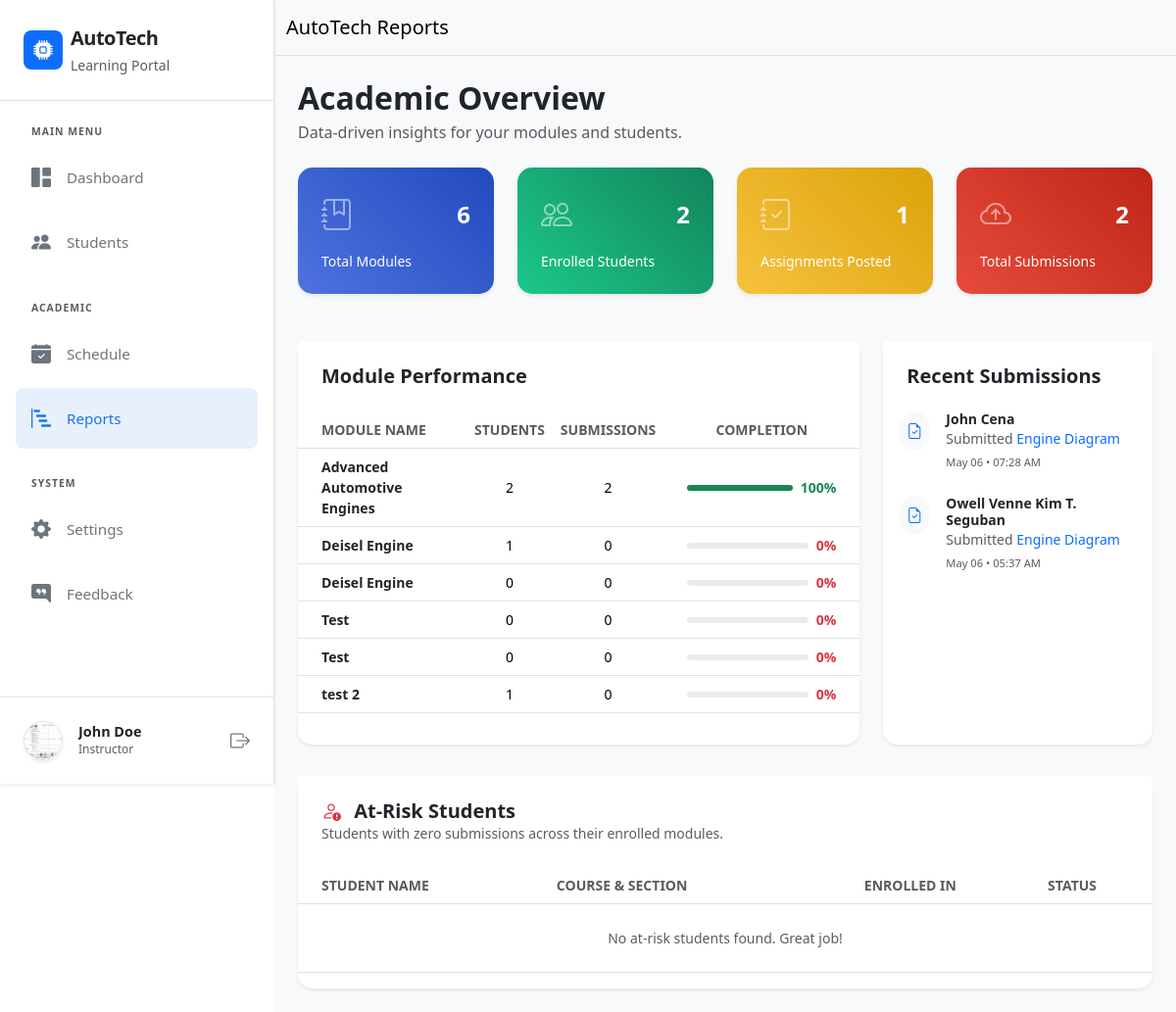
/reports.php (signed in), run on an earlier commit of the app's database.
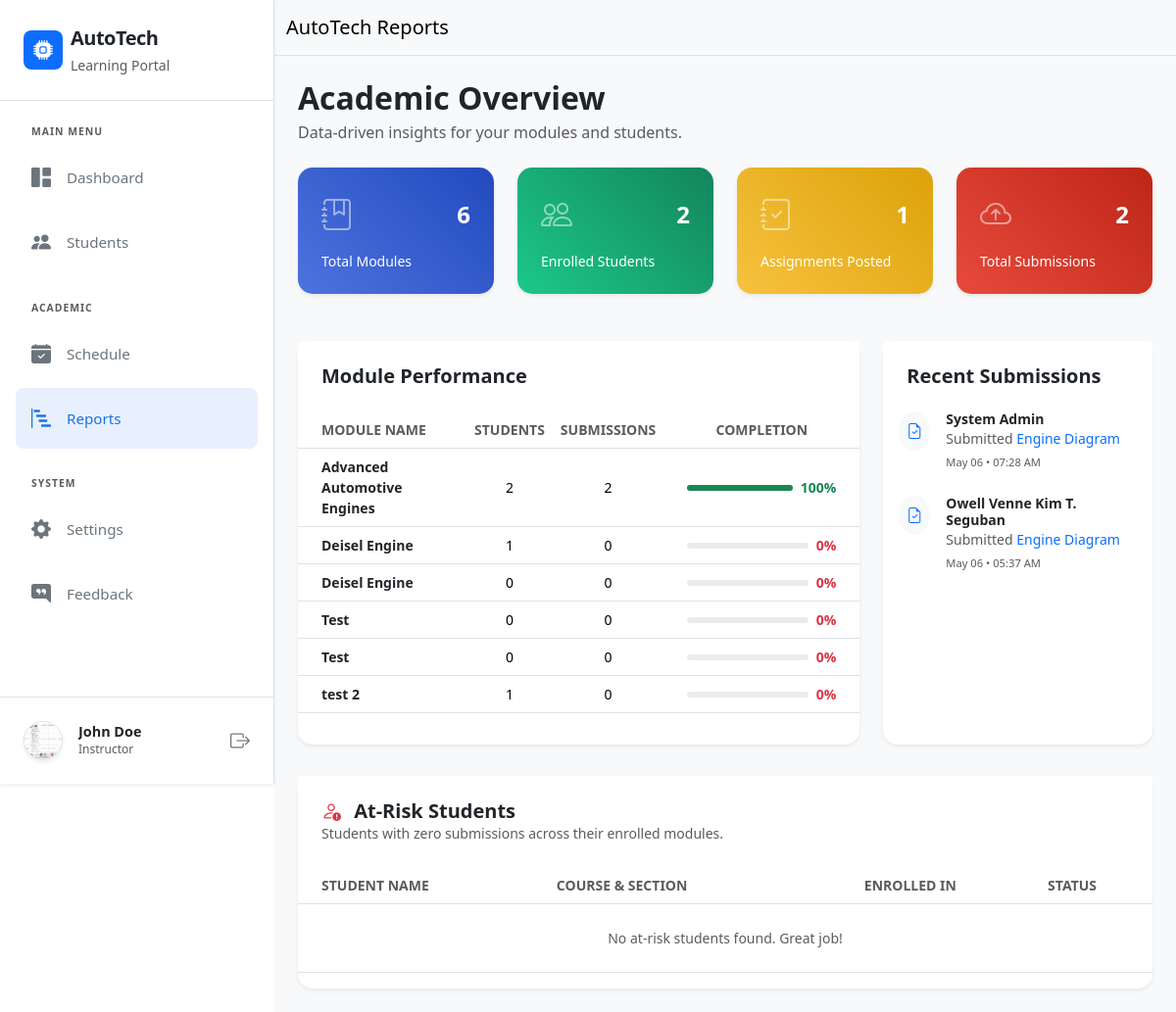
And on a later commit of the database.
### tables this page shows
CREATE TABLE `submissions` (
  `submission_id` int(11) NOT NULL,
  `assignment_id` int(11) NOT NULL,
  `user_id` int(11) NOT NULL,
  `submission_text` text DEFAULT NULL,
  `file_path` varchar(255) DEFAULT NULL,
  `submitted_at` timestamp NOT NULL DEFAULT current_timestamp()
);

CREATE TABLE `users` (
  `user_id` int(11) NOT NULL,
  `fullname` varchar(255) NOT NULL,
  `email` varchar(255) NOT NULL,
  `password` varchar(255) NOT NULL,
  `role` enum('instructor','student','admin') NOT NULL,
  `course` varchar(100) NOT NULL,
  `year_level` varchar(50) NOT NULL,
  `section` varchar(50) NOT NULL,
  `profile_pic` varchar(100) NOT NULL,
  `created_at` timestamp NOT NULL DEFAULT current_timestamp()
);

CREATE TABLE `assignments` (
  `assignment_id` int(11) NOT NULL,
  `module_id` int(11) NOT NULL,
  `title` varchar(255) NOT NULL,
  `instructions` text DEFAULT NULL,
  `deadline` datetime NOT NULL,
  `created_at` timestamp NOT NULL DEFAULT current_timestamp()
);

### reports.php (the view, shortened to what the changed rows need)
<?php include 'includes/header.php'; ?>
<?php include 'database/dbconn.php'; ?>
<?php
$userId = $_SESSION['user_id'];
$role = $_SESSION['role'];
if ($role == 'instructor') {
    $total_modules = mysqli_fetch_assoc(mysqli_query($conn, "SELECT COUNT(*) as total FROM module WHERE user_id = '$userId'"))['total'];
    $total_students = mysqli_fetch_assoc(mysqli_query($conn, "SELECT COUNT(DISTINCT e.user_id) as total FROM enrollments e JOIN module m ON e.module_id = m.module_id WHERE m.user_id = '$userId' AND e.status = 'accepted'"))['total'];
    $total_assignments = mysqli_fetch_assoc(mysqli_query($conn, "SELECT COUNT(*) as total FROM assignments a JOIN module m ON a.module_id = m.module_id WHERE m.user_id = '$userId'"))['total'];
    $total_submissions = mysqli_fetch_assoc(mysqli_query($conn, "SELECT COUNT(*) as total FROM submissions s JOIN assignments a ON s.assignment_id = a.assignment_id JOIN module m ON a.module_id = m.module_id WHERE m.user_id = '$userId'"))['total'];
}
?>
<div class="d-flex" id="wrapper">
    <?php include 'includes/sidebar.php'; ?>
    <div id="page-content-wrapper" class="w-100">
        <div class="container-fluid p-4" style="background-color: #f8f9fa; min-height: 100vh;">
            <div class="d-flex justify-content-between align-items-center mb-4">
                <div>
                    <h2 class="fw-bold text-dark mb-1"><?php echo ($role == 'instructor') ? 'Academic Overview' : 'My Learning Progress'; ?></h2>
                </div>
            </div>
            <div class="row g-2 g-md-4 mb-5">
                <?php if($role == 'instructor'): ?>
                    <div class="col-6 col-md-3">
                        <a href="dashboard.php" class="text-decoration-none transition-hover d-block">
                            <div class="card border-0 shadow-sm" style="border-radius: 15px; background: linear-gradient(45deg, #4e73df, #224abe);">
                                <div class="card-body p-3 p-md-4 text-white">
                                    <div class="d-flex justify-content-between align-items-center mb-2 mb-md-3">
                                        <h2 class="fw-bold mb-0" style="font-size: 1.5rem;"><?php echo $total_modules; ?></h2>
                                    </div>
                                </div>
                            </div>
                        </a>
                    </div>
                    <div class="col-6 col-md-3">
                        <a href="students.php" class="text-decoration-none transition-hover d-block">
                            <div class="card border-0 shadow-sm" style="border-radius: 15px; background: linear-gradient(45deg, #1cc88a, #13855c);">
                                <div class="card-body p-3 p-md-4 text-white">
                                    <div class="d-flex justify-content-between align-items-center mb-2 mb-md-3">
                                        <h2 class="fw-bold mb-0" style="font-size: 1.5rem;"><?php echo $total_students; ?></h2>
                                    </div>
                                </div>
                            </div>
                        </a>
                    </div>
                    <div class="col-6 col-md-3">
                        <a href="dashboard.php" class="text-decoration-none transition-hover d-block">
                            <div class="card border-0 shadow-sm" style="border-radius: 15px; background: linear-gradient(45deg, #f6c23e, #dda20a);">
                                <div class="card-body p-3 p-md-4 text-white">
                                    <div class="d-flex justify-content-between align-items-center mb-2 mb-md-3">
                                        <h2 class="fw-bold mb-0" style="font-size: 1.5rem;"><?php echo $total_assignments; ?></h2>
                                    </div>
                                </div>
                            </div>
                        </a>
                    </div>
                    <div class="col-6 col-md-3">
                        <a href="dashboard.php" class="text-decoration-none transition-hover d-block">
                            <div class="card border-0 shadow-sm" style="border-radius: 15px; background: linear-gradient(45deg, #e74a3b, #be2617);">
                                <div class="card-body p-3 p-md-4 text-white">
                                    <div class="d-flex justify-content-between align-items-center mb-2 mb-md-3">
                                        <h2 class="fw-bold mb-0" style="font-size: 1.5rem;"><?php echo $total_submissions; ?></h2>
                                    </div>
                                </div>
                            </div>
                        </a>
                    </div>
                <?php endif; ?>
            </div>
            <div class="row g-4">
                <div class="col-lg-8">
                    <div class="card border-0 shadow-sm h-100" style="border-radius: 15px;">
                        <div class="card-body px-0">
                            <div class="table-responsive">
                                <table class="table table-hover align-middle">
                                    <thead class="bg-light">
                                        <tr>
                                            <th class="ps-4 small text-uppercase fw-bold text-muted">Module Name</th>
                                            <th class="text-center small text-uppercase fw-bold text-muted"><?php echo ($role == 'instructor') ? 'Students' : 'Tasks'; ?></th>
                                            <th class="text-center small text-uppercase fw-bold text-muted">Submissions</th>
                                            <th class="text-center small text-uppercase fw-bold text-muted">Completion</th>
                                        </tr>
                                    </thead>
                                </table>
                            </div>
                        </div>
                    </div>
                </div>
                <div class="col-lg-4">
                    <div class="card border-0 shadow-sm h-100" style="border-radius: 15px;">
                        <div class="card-body">
                            <?php
                            if ($role == 'instructor') {
                                $recent_sql = "SELECT s.*, u.fullname, a.title
                                              FROM submissions s
                                              JOIN users u ON s.user_id = u.user_id
                                              JOIN assignments a ON s.assignment_id = a.assignment_id
                                              JOIN module m ON a.module_id = m.module_id
                                              WHERE m.user_id = '$userId'
                                              ORDER BY s.submitted_at DESC LIMIT 5";
                            } else {
                                $recent_sql = "SELECT s.*, a.title
                                              FROM submissions s
                                              JOIN assignments a ON s.assignment_id = a.assignment_id
                                              WHERE s.user_id = '$userId'
                                              ORDER BY s.submitted_at DESC LIMIT 5";
                            }
                            $recent_res = mysqli_query($conn, $recent_sql);
                            if(mysqli_num_rows($recent_res) > 0):
                                while($r = mysqli_fetch_assoc($recent_res)): ?>
                                <div class="d-flex align-items-start mb-4">
                                    <div class="bg-light rounded-circle p-2 me-3">
                                        <i class="bi bi-file-earmark-check text-primary"></i>
                                    </div>
                                    <div>
                                        <?php if($role == 'instructor'): ?>
                                            <h6 class="mb-0 small fw-bold text-dark"><?php echo $r['fullname']; ?></h6>
                                        <?php endif; ?>
                                        <p class="small text-muted mb-0"><?php echo ($role == 'instructor') ? 'Submitted' : 'You submitted'; ?> <span class="text-primary fw-medium"><?php echo $r['title']; ?></span></p>
                                        <small class="text-muted" style="font-size: 0.7rem;"><?php echo date('M d • h:i A', strtotime($r['submitted_at'])); ?></small>
                                    </div>
                                </div>
                            <?php endwhile;
                            else: ?>
                                <p class="text-muted text-center py-5 small">No recent activity.</p>
                            <?php endif; ?>
                        </div>
                    </div>
                </div>
            </div>
            <?php if($role == 'instructor'): ?>
            <div class="row g-4 mt-2">
                <div class="col-12">
                    <div class="card border-0 shadow-sm" style="border-radius: 15px;">
                        <div class="card-body px-0">
                            <div class="table-responsive">
                                <table class="table table-hover align-middle mb-0">
                                    <thead class="bg-light">
                                        <tr>
                                            <th class="ps-4 small text-uppercase fw-bold text-muted">Student Name</th>
                                            <th class="small text-uppercase fw-bold text-muted">Course & Section</th>
                                            <th class="text-center small text-uppercase fw-bold text-muted">Enrolled In</th>
                                            <th class="text-center small text-uppercase fw-bold text-muted text-end pe-4">Status</th>
                                        </tr>
                                    </thead>
                                </table>
                            </div>
                        </div>
                    </div>
                </div>
            </div>
            <?php endif; ?>
        </div>
    </div>
</div>
<?php include 'includes/footer.php'; ?>

What changed in the data, as far as the page shows it:
changed through a linked row, submissions "May 06 • 07:28 AM": user.fullname "John Cena" → "System Admin"
